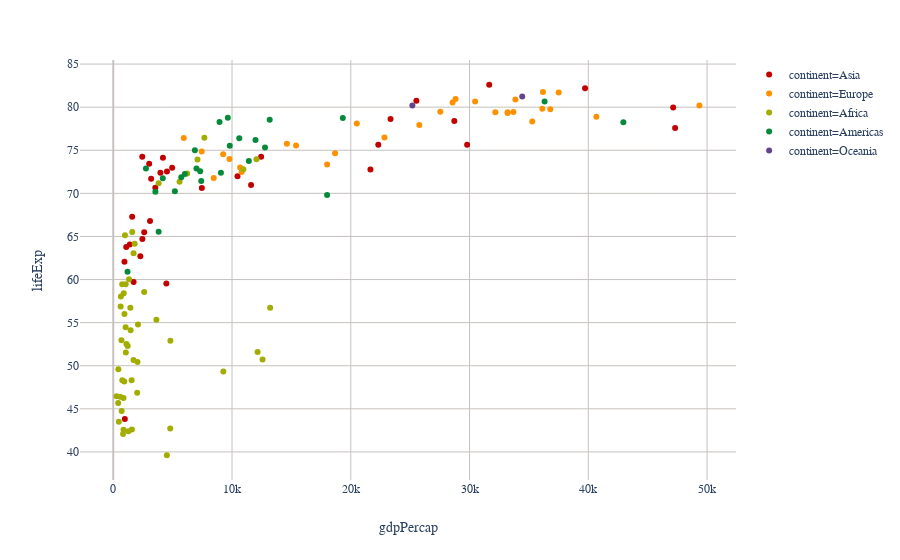

Write notebook code for a chart like this one.
### Code cell
px.scatter(gapminder.query("year==2007"), x="gdpPercap", y="lifeExp" \
                  ,color="continent" 
          )

### Figure 1 — Plotly figure (JSON) as saved in the notebook; plotly's stock layout.template omitted (floating-point values rounded to 4 significant figures)
{"data": [{"hoverlabel": {"namelength": 0}, "hovertemplate": "continent=Asia<br>gdpPercap=%{x}<br>lifeExp=%{y}", "legendgroup": "continent=Asia", "marker": {"color": "#C30000", "symbol": "circle"}, "mode": "markers", "name": "continent=Asia", "showlegend": true, "type": "scatter", "uid": "2e077ddd-c6b5-4105-8d12-cf17a0b01ce7", "x": [974.6, 29800.0, 1391.0, 1714.0, 4959.0, 39720.0, 2452.0, 3541.0, 11610.0, 4471.0, 25520.0, 31660.0, 4519.0, 1593.0, 23350.0, 47310.0, 10460.0, 12450.0, 3096.0, 944, 1091.0, 22320.0, 2606.0, 3190.0, 21650.0, 47140.0, 3970.0, 4185.0, 28720.0, 7458.0, 2442.0, 3025.0, 2281.0], "xaxis": "x", "y": [43.83, 75.64, 64.06, 59.72, 72.96, 82.21, 64.7, 70.65, 70.96, 59.55, 80.75, 82.6, 72.53, 67.3, 78.62, 77.59, 71.99, 74.24, 66.8, 62.07, 63.78, 75.64, 65.48, 71.69, 72.78, 79.97, 72.4, 74.14, 78.4, 70.62, 74.25, 73.42, 62.7], "yaxis": "y"}, {"hoverlabel": {"namelength": 0}, "hovertemplate": "continent=Europe<br>gdpPercap=%{x}<br>lifeExp=%{y}", "legendgroup": "continent=Europe", "marker": {"color": "#FF9100", "symbol": "circle"}, "mode": "markers", "name": "continent=Europe", "showlegend": true, "type": "scatter", "uid": "2234e01d-226f-44fd-b585-0a969ba41d7a", "x": [5937.0, 36130.0, 33690.0, 7446.0, 10680.0, 14620.0, 22830.0, 35280.0, 33210.0, 30470.0, 32170.0, 27540.0, 18010.0, 36180.0, 40680.0, 28570.0, 9254.0, 36800.0, 49360.0, 15390.0, 20510.0, 10810.0, 9787.0, 18680.0, 25770.0, 28820.0, 33860.0, 37510.0, 8458.0, 33200.0], "xaxis": "x", "y": [76.42, 79.83, 79.44, 74.85, 73.0, 75.75, 76.49, 78.33, 79.31, 80.66, 79.41, 79.48, 73.34, 81.76, 78.89, 80.55, 74.54, 79.76, 80.2, 75.56, 78.1, 72.48, 74.0, 74.66, 77.93, 80.94, 80.88, 81.7, 71.78, 79.42], "yaxis": "y"}, {"hoverlabel": {"namelength": 0}, "hovertemplate": "continent=Africa<br>gdpPercap=%{x}<br>lifeExp=%{y}", "legendgroup": "continent=Africa", "marker": {"color": "#A2AD00", "symbol": "circle"}, "mode": "markers", "name": "continent=Africa", "showlegend": true, "type": "scatter", "uid": "e4df104a-6d39-4a27-bb36-0de680e74d7e", "x": [6223.0, 4797.0, 1441.0, 12570.0, 1217.0, 430.1, 2042.0, 706.0, 1704.0, 986.1, 277.6, 3633.0, 1545.0, 2082.0, 5581.0, 12150.0, 641.4, 690.8, 13210.0, 752.7, 1328.0, 942.7, 579.2, 1463.0, 1569.0, 414.5, 12060.0, 1045.0, 759.3, 1043.0, 1803.0, 10960.0, 3820.0, 823.7, 4811.0, 619.7, 2014.0, 7670.0, 863.1, 1598.0, 1712.0, 862.5, 926.1, 9270.0, 2602.0, 4513.0, 1107.0, 883.0, 7093.0, 1056.0, 1271.0, 469.7], "xaxis": "x", "y": [72.3, 42.73, 56.73, 50.73, 52.3, 49.58, 50.43, 44.74, 50.65, 65.15, 46.46, 55.32, 48.33, 54.79, 71.34, 51.58, 58.04, 52.95, 56.73, 59.45, 60.02, 56.01, 46.39, 54.11, 42.59, 45.68, 73.95, 59.44, 48.3, 54.47, 64.16, 72.8, 71.16, 42.08, 52.91, 56.87, 46.86, 76.44, 46.24, 65.53, 63.06, 42.57, 48.16, 49.34, 58.56, 39.61, 52.52, 58.42, 73.92, 51.54, 42.38, 43.49], "yaxis": "y"}, {"hoverlabel": {"namelength": 0}, "hovertemplate": "continent=Americas<br>gdpPercap=%{x}<br>lifeExp=%{y}", "legendgroup": "continent=Americas", "marker": {"color": "#06893A ", "symbol": "circle"}, "mode": "markers", "name": "continent=Americas", "showlegend": true, "type": "scatter", "uid": "24938ed4-79bd-4c77-99af-83a274649571", "x": [12780.0, 3822.0, 9066.0, 36320.0, 13170.0, 7007.0, 9645.0, 8948.0, 6025.0, 6873.0, 5728.0, 5186.0, 1202.0, 3548.0, 7321.0, 11980.0, 2749.0, 9809.0, 4173.0, 7409.0, 19330.0, 18010.0, 42950.0, 10610.0, 11420.0], "xaxis": "x", "y": [75.32, 65.55, 72.39, 80.65, 78.55, 72.89, 78.78, 78.27, 72.23, 74.99, 71.88, 70.26, 60.92, 70.2, 72.57, 76.19, 72.9, 75.54, 71.75, 71.42, 78.75, 69.82, 78.24, 76.38, 73.75], "yaxis": "y"}, {"hoverlabel": {"namelength": 0}, "hovertemplate": "continent=Oceania<br>gdpPercap=%{x}<br>lifeExp=%{y}", "legendgroup": "continent=Oceania", "marker": {"color": "#634689", "symbol": "circle"}, "mode": "markers", "name": "continent=Oceania", "showlegend": true, "type": "scatter", "uid": "adfc2fb3-5ac2-4b0e-997b-e3422d6377a4", "x": [34440.0, 25190.0], "xaxis": "x", "y": [81.23, 80.2], "yaxis": "y"}], "layout": {"grid": {"xaxes": ["x"], "xgap": 0.1, "xside": "bottom", "yaxes": ["y"], "ygap": 0.1, "yside": "left"}, "legend": {"tracegroupgap": 0}, "margin": {"t": 60}, "xaxis": {"title": {"text": "gdpPercap"}}, "yaxis": {"title": {"text": "lifeExp"}}}}
